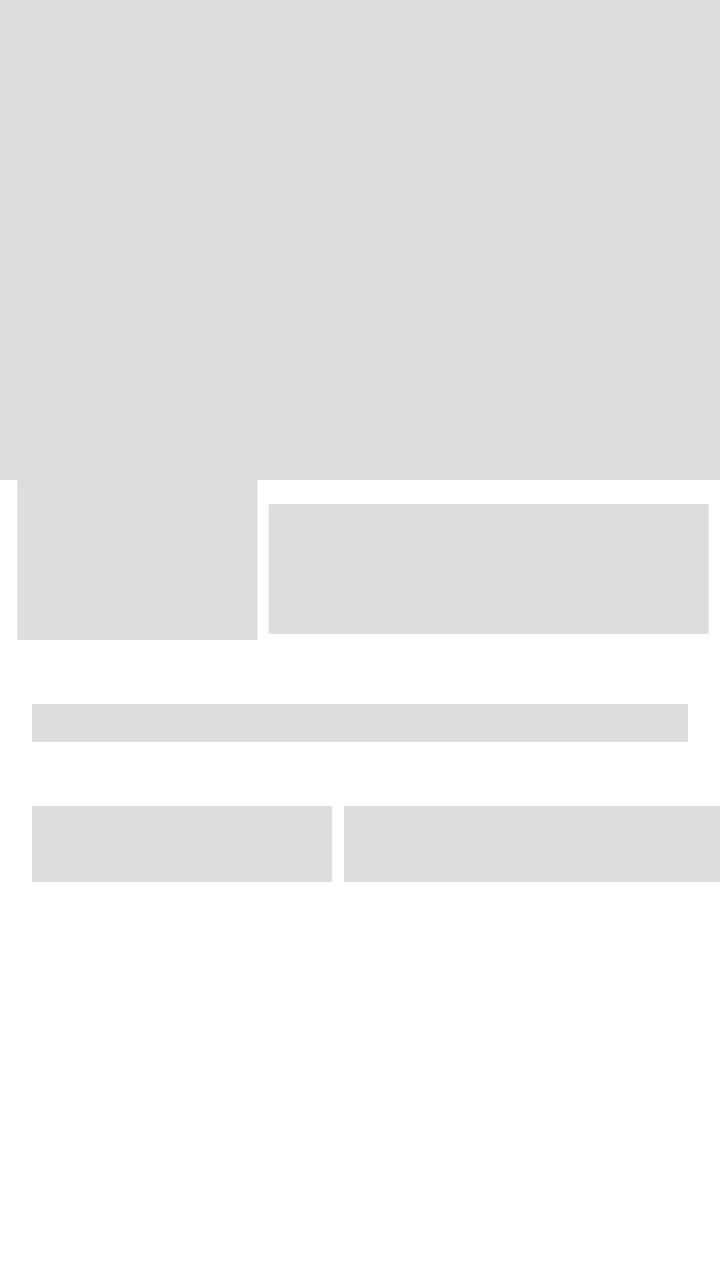
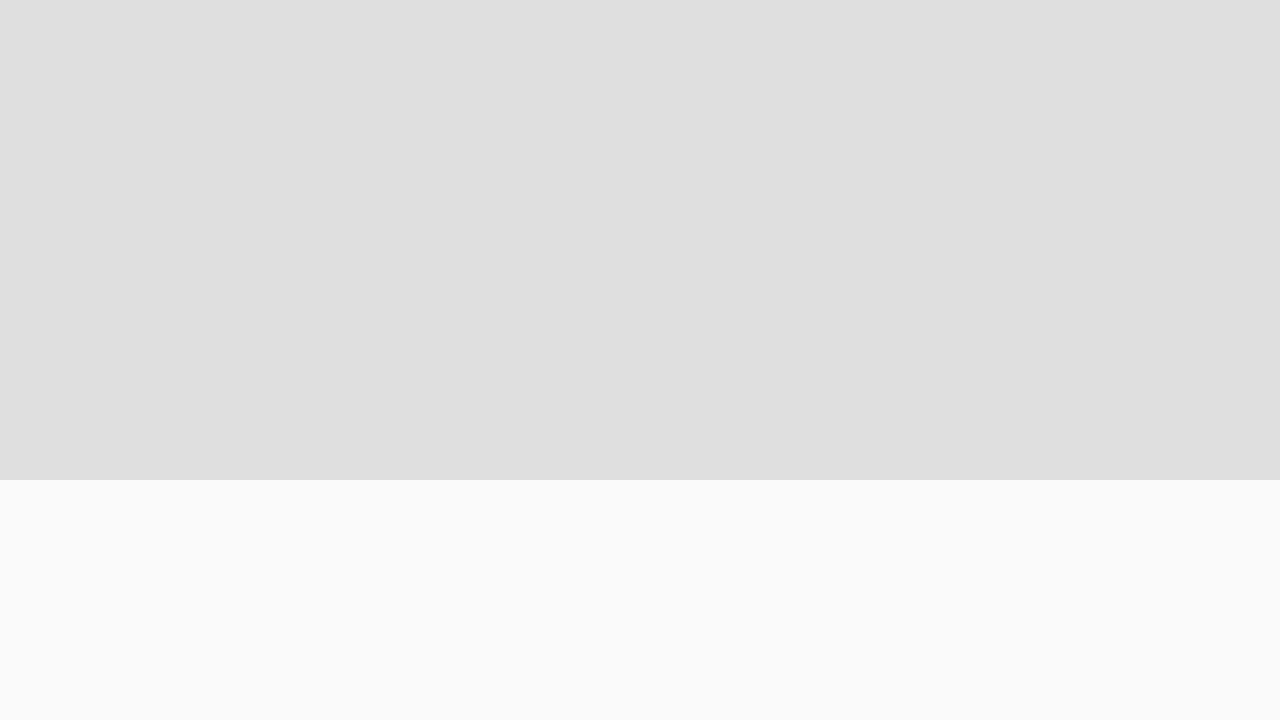

Compare how this app lays out the same screen by default and in its alternative resource folder. The renders come first, then the two layout files and the values they reference.
<!-- AndroidManifest.xml: application theme AppTheme -->
<!-- res/layout/movie_details_fake_shimmer.xml -->
<?xml version="1.0" encoding="utf-8"?>
    <androidx.constraintlayout.widget.ConstraintLayout
        xmlns:android="http://schemas.android.com/apk/res/android"
        xmlns:app="http://schemas.android.com/apk/res-auto"
        xmlns:tools="http://schemas.android.com/tools"
        android:layout_width="match_parent"
        android:layout_height="match_parent"
        android:background="@color/white"
        tools:context=".movie.MovieDetailsFragment">

        <ImageView
            android:background="@color/gray"
            android:id="@+id/imageMovieBackdrop2"
            android:layout_width="match_parent"
            android:layout_height="240dp"
            android:scaleType="centerCrop"
            app:layout_constraintTop_toTopOf="parent"/>

        <TextView
            android:background="@color/gray"
            android:id="@+id/textMovieName2"
            android:layout_width="220dp"
            android:layout_height="65dp"
            android:layout_marginStart="8dp"
            android:layout_marginTop="12dp"
            android:layout_marginEnd="8dp"
            android:ellipsize="marquee"
            android:maxLines="3"
            android:textColor="@color/white"
            android:textSize="18sp"
            app:layout_constraintEnd_toEndOf="parent"
            app:layout_constraintStart_toEndOf="@+id/imageMoviePoster2"
            app:layout_constraintTop_toBottomOf="@+id/imageMovieBackdrop2" />

        <TextView
            android:background="@color/gray"
            android:id="@+id/textMovieDescription2"
            android:layout_width="match_parent"
            android:layout_height="wrap_content"
            android:layout_marginStart="16dp"
            android:layout_marginTop="32dp"
            android:layout_marginEnd="16dp"
            android:layout_marginBottom="32dp"
            android:ellipsize="marquee"
            android:maxLines="10"
            android:singleLine="false"
            android:textColor="@color/white"
            android:textSize="14sp"
            app:layout_constraintEnd_toEndOf="parent"
            app:layout_constraintStart_toStartOf="parent"
            app:layout_constraintTop_toBottomOf="@+id/imageMoviePoster2" />

        <TextView
            android:background="@color/gray"
            android:id="@+id/textDateTitle2"
            android:layout_width="150dp"
            android:layout_height="wrap_content"
            android:layout_marginStart="16dp"
            android:layout_marginTop="32dp"
            android:singleLine="true"
            android:textColor="@color/white"
            android:textSize="14sp"
            app:layout_constraintStart_toStartOf="parent"
            app:layout_constraintTop_toBottomOf="@+id/textMovieDescription2" />

        <TextView
            android:background="@color/gray"
            android:id="@+id/textTitleGenders2"
            android:layout_width="192dp"
            android:layout_height="wrap_content"
            android:layout_marginStart="8dp"
            android:layout_marginTop="32dp"
            android:layout_marginEnd="8dp"
            android:singleLine="true"
            android:textColor="@color/white"
            android:textSize="14sp"
            app:layout_constraintBottom_toBottomOf="parent"
            app:layout_constraintEnd_toEndOf="parent"
            app:layout_constraintHorizontal_bias="0.162"
            app:layout_constraintStart_toEndOf="@+id/textDateTitle2"
            app:layout_constraintTop_toBottomOf="@+id/textMovieDescription2"
            app:layout_constraintVertical_bias="0.0" />

        <TextView
            android:background="@color/gray"
            android:id="@+id/textMovieGenders2"
            android:layout_width="192dp"
            android:layout_height="wrap_content"
            android:layout_marginStart="8dp"
            android:layout_marginEnd="8dp"
            android:layout_marginBottom="8dp"
            android:maxLines="4"
            android:textColor="@color/white"
            android:textSize="14sp"
            app:layout_constraintBottom_toBottomOf="parent"
            app:layout_constraintEnd_toEndOf="parent"
            app:layout_constraintHorizontal_bias="0.166"
            app:layout_constraintStart_toEndOf="@+id/textDateTitle2"
            app:layout_constraintTop_toBottomOf="@+id/textTitleGenders2"
            app:layout_constraintVertical_bias="0.0" />

        <TextView
            android:background="@color/gray"
            android:id="@+id/textMovieDate2"
            android:layout_width="150dp"
            android:layout_height="wrap_content"
            android:layout_marginStart="16dp"
            android:singleLine="true"
            android:textColor="@color/white"
            android:textSize="14sp"
            app:layout_constraintStart_toStartOf="parent"
            app:layout_constraintTop_toBottomOf="@+id/textDateTitle2" />

        <ImageView
            android:background="@color/gray"
            android:id="@+id/imageMoviePoster2"
            android:layout_width="120dp"
            android:layout_height="180dp"
            android:layout_marginStart="16dp"
            android:layout_marginTop="140dp"
            android:layout_marginEnd="245dp"
            android:scaleType="centerCrop"
            app:layout_constraintEnd_toEndOf="@+id/imageMovieBackdrop2"
            app:layout_constraintHorizontal_bias="0.347"
            app:layout_constraintStart_toStartOf="parent"
            app:layout_constraintTop_toTopOf="@+id/imageMovieBackdrop2"/>
    </androidx.constraintlayout.widget.ConstraintLayout>
<!-- resources referenced by this layout -->
<resources>
  <color name="gray">#dddddd</color>
  <color name="white">#ffffff</color>
  <style name="AppTheme" parent="Theme.AppCompat.Light.DarkActionBar">
          <item name="colorPrimary">@color/colorPrimary</item>
          <item name="colorPrimaryDark">@color/colorPrimaryDark</item>
          <item name="colorAccent">@color/colorAccent</item>
  
          <item name="bottomSheetDialogTheme">@style/AppBottomSheetDialogTheme</item>
      </style>
  <color name="colorPrimary">@color/white</color>
  <color name="colorPrimaryDark">@color/black</color>
  <color name="colorAccent">@color/colorPrimary</color>
  <style name="AppBottomSheetDialogTheme" parent="Theme.Design.Light.BottomSheetDialog">
          <item name="bottomSheetStyle">@style/AppModalStyle</item>
      </style>
  <color name="black">#000000</color>
  <style name="AppModalStyle" parent="Widget.Design.BottomSheet.Modal">
          <item name="behavior_peekHeight">300dp</item>
      </style>
</resources>
<!-- res/layout-land/movie_details_fake_shimmer.xml (the author's variant of the layout above) -->
<!-- drawn on the phone turned sideways -->
<?xml version="1.0" encoding="utf-8"?>
<androidx.constraintlayout.widget.ConstraintLayout
    xmlns:android="http://schemas.android.com/apk/res/android"
    xmlns:app="http://schemas.android.com/apk/res-auto"
    xmlns:tools="http://schemas.android.com/tools"
    android:layout_width="match_parent"
    android:layout_height="match_parent"
    tools:context=".movie.MovieDetailsFragment">

    <ImageView
        android:id="@+id/imageMovieBackdrop2"
        android:layout_width="match_parent"
        android:layout_height="240dp"
        android:background="@color/gray"
        android:scaleType="centerCrop"
        app:layout_constraintTop_toTopOf="parent"
        tools:layout_editor_absoluteX="-35dp" />

    <TextView
        android:id="@+id/textMovieName2"
        android:layout_width="500dp"
        android:layout_height="wrap_content"
        android:layout_marginStart="8dp"
        android:layout_marginTop="32dp"
        android:layout_marginEnd="8dp"
        android:background="@color/gray"
        app:layout_constraintEnd_toEndOf="parent"
        app:layout_constraintHorizontal_bias="0.139"
        app:layout_constraintStart_toEndOf="@+id/imageMoviePoster2"
        app:layout_constraintTop_toTopOf="@+id/imageMovieBackdrop2" />

    <TextView
        android:id="@+id/textMovieDescription2"
        android:layout_width="500dp"
        android:layout_height="0dp"
        android:layout_marginStart="8dp"
        android:layout_marginTop="4dp"
        android:layout_marginEnd="16dp"
        android:background="@color/gray"
        android:ellipsize="marquee"
        android:maxLines="6"
        android:singleLine="false"
        android:textSize="14sp"
        app:layout_constraintEnd_toEndOf="parent"
        app:layout_constraintHorizontal_bias="0.154"
        app:layout_constraintStart_toEndOf="@+id/imageMoviePoster2"
        app:layout_constraintTop_toBottomOf="@+id/textMovieName2" />

    <TextView
        android:id="@+id/textDateTitle2"
        android:layout_width="150dp"
        android:layout_height="wrap_content"
        android:background="@color/gray"
        app:layout_constraintBottom_toTopOf="@+id/textMovieDate2"
        app:layout_constraintStart_toStartOf="@+id/textMovieDate2" />

    <TextView
        android:id="@+id/textTitleGenders2"
        android:layout_width="200dp"
        android:layout_height="wrap_content"
        android:background="@color/gray"
        app:layout_constraintBottom_toTopOf="@+id/textMovieGenders2"
        app:layout_constraintStart_toStartOf="@+id/textMovieGenders2" />

    <TextView
        android:id="@+id/textMovieGenders2"
        android:layout_width="200dp"
        android:layout_height="wrap_content"
        android:layout_marginStart="48dp"
        android:layout_marginBottom="26dp"
        android:background="@color/gray"
        app:layout_constraintBottom_toBottomOf="@+id/imageMovieBackdrop2"
        app:layout_constraintStart_toEndOf="@+id/textMovieDate2" />

    <TextView
        android:id="@+id/textMovieDate2"
        android:layout_width="150dp"
        android:layout_height="wrap_content"
        android:layout_marginStart="8dp"
        android:layout_marginBottom="26dp"
        app:layout_constraintBottom_toBottomOf="@+id/imageMovieBackdrop2"
        app:layout_constraintStart_toEndOf="@+id/imageMoviePoster2" />

    <ImageView
        android:id="@+id/imageMoviePoster2"
        android:layout_width="120dp"
        android:layout_height="180dp"
        android:layout_marginStart="16dp"
        android:layout_marginTop="32dp"
        android:layout_marginEnd="245dp"
        android:background="@color/gray"
        app:layout_constraintEnd_toEndOf="@+id/imageMovieBackdrop2"
        app:layout_constraintHorizontal_bias="0.0"
        app:layout_constraintStart_toStartOf="parent"
        app:layout_constraintTop_toTopOf="@+id/imageMovieBackdrop2" />
</androidx.constraintlayout.widget.ConstraintLayout>
<!-- resources referenced by the variant -->
<!-- as the phone turned sideways resolves them -->
<resources>
  <color name="gray">#dddddd</color>
  <!-- from res/values-land/ -->
  <style name="AppTheme" parent="Theme.AppCompat.Light.DarkActionBar">
          <item name="bottomSheetDialogTheme">@style/AppBottomSheetDialogTheme</item>
      </style>
  <!-- from res/values-land/ -->
  <style name="AppBottomSheetDialogTheme" parent="Theme.Design.Light.BottomSheetDialog">
          <item name="bottomSheetStyle">@style/AppModalStyle</item>
      </style>
  <!-- from res/values-land/ -->
  <style name="AppModalStyle" parent="Widget.Design.BottomSheet.Modal">
          <item name="behavior_peekHeight">600dp</item>
      </style>
</resources>
